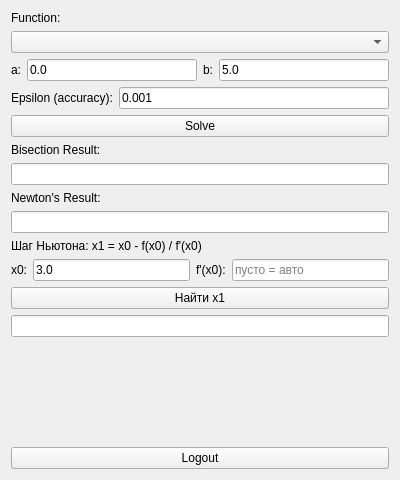
<?xml version="1.0" encoding="UTF-8"?>
<ui version="4.0">
 <class>MainForm</class>
 <widget class="QWidget" name="MainForm">
  <property name="geometry">
   <rect>
    <x>0</x>
    <y>0</y>
    <width>400</width>
    <height>480</height>
   </rect>
  </property>
  <property name="windowTitle">
   <string>Root Finder</string>
  </property>
  <layout class="QVBoxLayout" name="verticalLayout">
   <item>
    <widget class="QLabel" name="label_func">
     <property name="text">
      <string>Function:</string>
     </property>
    </widget>
   </item>
   <item>
    <widget class="QComboBox" name="functionCombo"/>
   </item>
   <item>
    <layout class="QHBoxLayout" name="horizontalLayout">
     <item>
      <widget class="QLabel" name="label_a">
       <property name="text">
        <string>a:</string>
       </property>
      </widget>
     </item>
     <item>
      <widget class="QLineEdit" name="aEdit">
       <property name="text">
        <string>0.0</string>
       </property>
      </widget>
     </item>
     <item>
      <widget class="QLabel" name="label_b">
       <property name="text">
        <string>b:</string>
       </property>
      </widget>
     </item>
     <item>
      <widget class="QLineEdit" name="bEdit">
       <property name="text">
        <string>5.0</string>
       </property>
      </widget>
     </item>
    </layout>
   </item>
   <item>
    <layout class="QHBoxLayout" name="horizontalLayout_2">
     <item>
      <widget class="QLabel" name="label_eps">
       <property name="text">
        <string>Epsilon (accuracy):</string>
       </property>
      </widget>
     </item>
     <item>
      <widget class="QLineEdit" name="epsEdit">
       <property name="text">
        <string>0.001</string>
       </property>
      </widget>
     </item>
    </layout>
   </item>
   <item>
    <widget class="QPushButton" name="solveButton">
     <property name="text">
      <string>Solve</string>
     </property>
    </widget>
   </item>
   <item>
    <widget class="QLabel" name="label_bisect">
     <property name="text">
      <string>Bisection Result:</string>
     </property>
    </widget>
   </item>
   <item>
    <widget class="QLineEdit" name="bisectResult">
     <property name="readOnly">
      <bool>true</bool>
     </property>
    </widget>
   </item>
   <item>
    <widget class="QLabel" name="label_newton">
     <property name="text">
      <string>Newton's Result:</string>
     </property>
    </widget>
   </item>
   <item>
    <widget class="QLineEdit" name="newtonResult">
     <property name="readOnly">
      <bool>true</bool>
     </property>
    </widget>
   </item>
   <item>
    <widget class="QLabel" name="label_step">
     <property name="text">
      <string>Шаг Ньютона: x1 = x0 - f(x0) / f'(x0)</string>
     </property>
    </widget>
   </item>
   <item>
    <layout class="QHBoxLayout" name="horizontalLayout_3">
     <item>
      <widget class="QLabel" name="label_x0">
       <property name="text">
        <string>x0:</string>
       </property>
      </widget>
     </item>
     <item>
      <widget class="QLineEdit" name="x0Edit">
       <property name="text">
        <string>3.0</string>
       </property>
      </widget>
     </item>
     <item>
      <widget class="QLabel" name="label_dfx0">
       <property name="text">
        <string>f'(x0):</string>
       </property>
      </widget>
     </item>
     <item>
      <widget class="QLineEdit" name="dfx0Edit">
       <property name="placeholderText">
        <string>пусто = авто</string>
       </property>
      </widget>
     </item>
    </layout>
   </item>
   <item>
    <widget class="QPushButton" name="stepButton">
     <property name="text">
      <string>Найти x1</string>
     </property>
    </widget>
   </item>
   <item>
    <widget class="QLineEdit" name="stepResult">
     <property name="readOnly">
      <bool>true</bool>
     </property>
    </widget>
   </item>
   <item>
    <spacer name="verticalSpacer">
     <property name="orientation">
      <enum>Qt::Vertical</enum>
     </property>
     <property name="sizeHint" stdset="0">
      <size>
       <width>20</width>
       <height>40</height>
      </size>
     </property>
    </spacer>
   </item>
   <item>
    <widget class="QPushButton" name="logoutButton">
     <property name="text">
      <string>Logout</string>
     </property>
    </widget>
   </item>
  </layout>
 </widget>
 <resources/>
 <connections/>
</ui>
